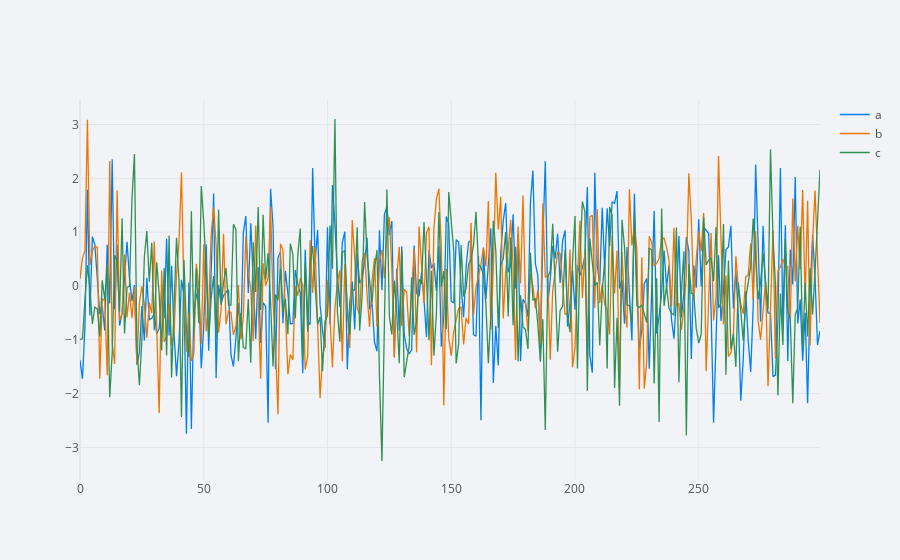

Notebook code cell kept with this figure:
### Code cell
df.iplot()

### Figure 1 — Plotly figure (JSON) as saved in the notebook; plotly's stock layout.template omitted (floating-point values rounded to 4 significant figures; data arrays with more than 128 entries replaced by an {"elided": "..."} marker saying what was removed)
{"data": [{"line": {"color": "rgba(0, 128, 240, 1.0)", "dash": "solid", "shape": "linear", "width": 1.3}, "mode": "lines", "name": "a", "text": "", "type": "scatter", "x": {"elided": "300 int values"}, "y": {"elided": "300 float values"}}, {"line": {"color": "rgba(238, 118, 0, 1.0)", "dash": "solid", "shape": "linear", "width": 1.3}, "mode": "lines", "name": "b", "text": "", "type": "scatter", "x": {"elided": "300 int values"}, "y": {"elided": "300 float values"}}, {"line": {"color": "rgba(48, 144, 84, 1.0)", "dash": "solid", "shape": "linear", "width": 1.3}, "mode": "lines", "name": "c", "text": "", "type": "scatter", "x": {"elided": "300 int values"}, "y": {"elided": "300 float values"}}], "layout": {"legend": {"bgcolor": "#F2F3F7", "font": {"color": "#505050"}}, "paper_bgcolor": "#F2F3F7", "plot_bgcolor": "#F2F3F7", "title": {"font": {"color": "#484848"}}, "xaxis": {"gridcolor": "#E1E5ED", "showgrid": true, "tickfont": {"color": "#505050"}, "title": {"font": {"color": "#505050"}, "text": ""}, "zerolinecolor": "#E1E5ED"}, "yaxis": {"gridcolor": "#E1E5ED", "showgrid": true, "tickfont": {"color": "#505050"}, "title": {"font": {"color": "#505050"}, "text": ""}, "zerolinecolor": "#E1E5ED"}}}
